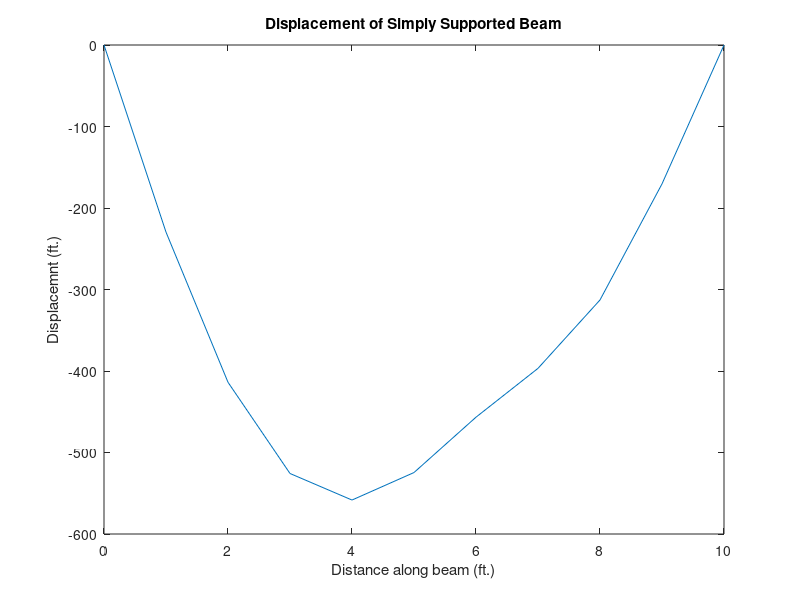

Recreate this plot in MATLAB.
%Clair Cunningham     Numerical Methods     Assignment #1     12/04/2012

%% Problem #1
% References fuction to compute values of y based on x, and values of z based on y.
% Graphs functions y and z versus x on the same graph.
% Differentiates with legend and different line styles for y and z.
% Reset Matlab variables, command window, and figures.
clear all; close all; clc
%Constants
a = 2;
b = 5;
%Array of X values created
x = 0:pi/40:pi/2;
%Solve for an array of y values based on x
y = b.*exp(-a.*x).*sin(b.*x).*(0.012.*x.^4-0.15.*x.^3+0.075.*x.^2+2.5.*x);
%Solve for an array of z values based on y based on x
z = y.^2;
%Plot graph of z and y versus x
plot(x,y,x,z,'o'); grid on;set(gca,'GridLineStyle','-');xlabel('X'); ylabel('Y and Z'); title('Cunningham Problem #1');
legend('Y', 'X','Location', 'NorthEast');

%% Problem 2
% Using Manning equation  compute the velocity given a 4x4 matrix of values.
% The following symbols are noted with the terms they represent
% U = velocity(m/s), S = channel slope, n = roughness coefficient, B = width(m), and H = depth(m)
% n all rows, column 1; S all rows, column 2; B all rows, column 3; H all rows column 4
clear all; close all; clc;
 % Creates data matrix of all values
 param = [0.035 0.0001 10 2; 0.020 0.0002 8 1; 0.015 0.0010 20 1.5; 0.030 0.0007 24 3; 0.022 0.0003 15 2.5];
 % Assigns the corresponding column with its variable to streamline
 n = 1; s = 2; b = 3; h = 4;
 % Create row matrix of variables to allow for single line running.
 y = [1,2,3,4,5]; 
 % Single matlab line that creates a column vector of velocities.
 U = (sqrt(param(y,s))./param(y,n)).*(param(y,b).*param(y,h)./(param(y,b)+2.*param(y,h))).^0.667;
 
 fprintf('Velocities\n %f \n %f \n %f \n %f \n %f\n',U);

%% Problem 3
% Creates a plot displaying data and a function based on the data.
% Creates two arrays of already obtained data, one for the time(t) and one for the ppm(cdat)
clear all; close all; clc;
tdata = [10 20 30 40 50 60];
cdat = [3.4 2.6 1.6 1.3 1.0 0.5];
% Calculates the predicted ppm(ccalc)
tcalc = [0 10 20 30 40 50 60 70];
ccalc = 4.84 * exp(-0.034.*tcalc);
plot(tdata, cdat,'d', tcalc, ccalc,'--'); grid on; set(gca, 'GridLineStyle', '-');xlabel('Time(sec)'); ylabel('Parts Per Million(PPM)'); title('Chemical Reaction');
legend('PPM Recorded', 'PPM Calculated', 'Location', 'North');

%% Problem 4(Book 2.9)
% Computes the value of function 'A' based on 'i','n','P'
% Clears all windows, commands, and variables
clear all; close all; clc;
% Set the constants and given values
P = 55000; i = 0.066; narray = [1 2 3 4 5];
A(5) = 0;
fprintf('Year \t Annual Payment\n');
for n = 1:5
    A(n,1) = P*i*(1+i)^n/((1+i)^n-1);
    fprintf('%d \t\t %0.2f\n',n,A(n,1));
end

%% Problem 5(Book 2.18)
% Computes velocity of a rocket as a fuction of time using logical elimination of options in a piecewise function
% Clears all windows, commands, and variables
clear all; close all; clc;
% Creates the range of time(t)
tarray = -5:0.5:50;
t = -5;
n = 1;
v(111) = 0;
%Call up table header
fprintf('Time \t Rocket Velocity\n');
for i = 1:0.5:56
if t>30
    v(n) = 1520*exp(-0.2*(t-30));
    elseif t<=30 && t>=20
        v(n) = 50*t+2*(t-20)^2;
        elseif t<=20 && t>=10
            v(n) = 1100 - 5*t;
            elseif t<=10 && t>=0
                v(n) = 11*t^2 - 5*t;
                else
                    v(n) = 0;
end
fprintf('%0.1f \t %f\n',t, v(n));
t = t+0.5;
n = n+1;
end
%Create plot referenced from data and table.
plot(tarray, v); xlabel('Time(sec)'); ylabel('Rocket Velocity'); title('Rocket Velocity from Blast Off');

%% Problem 6(Book 2.22)
% Creates of a plot of displacement versus distance along a simply supported beam.
% Clears all windows, commands, and variables
clear all; close all; clc;
%Set starting variables and constants
x = 1;
y(11) = 0;

while x<=10
    if x<=0
        a0 = 0;
    else
        a0 = x^4;
    end
    if x<=5
        a5 =0;
    else
        a5 = (x-5)^4;
    end
    if x<=8
        a8 = 0;
    else
        a8 = (x-8)^3;
    end
    if x<=7
        a7 = 0;
    else
        a7 = (x-7)^2;
    end
    y(x+1) = -5/6*(a0-a5)+15/6*a8+75*a7+57/6*x^3-238.25*x;
    x= x+1;
end
xplot = 0:10;
plot(xplot,y); xlabel('Distance along beam (ft.)'); ylabel('Displacemnt (ft.)'); title('Displacement of Simply Supported Beam');